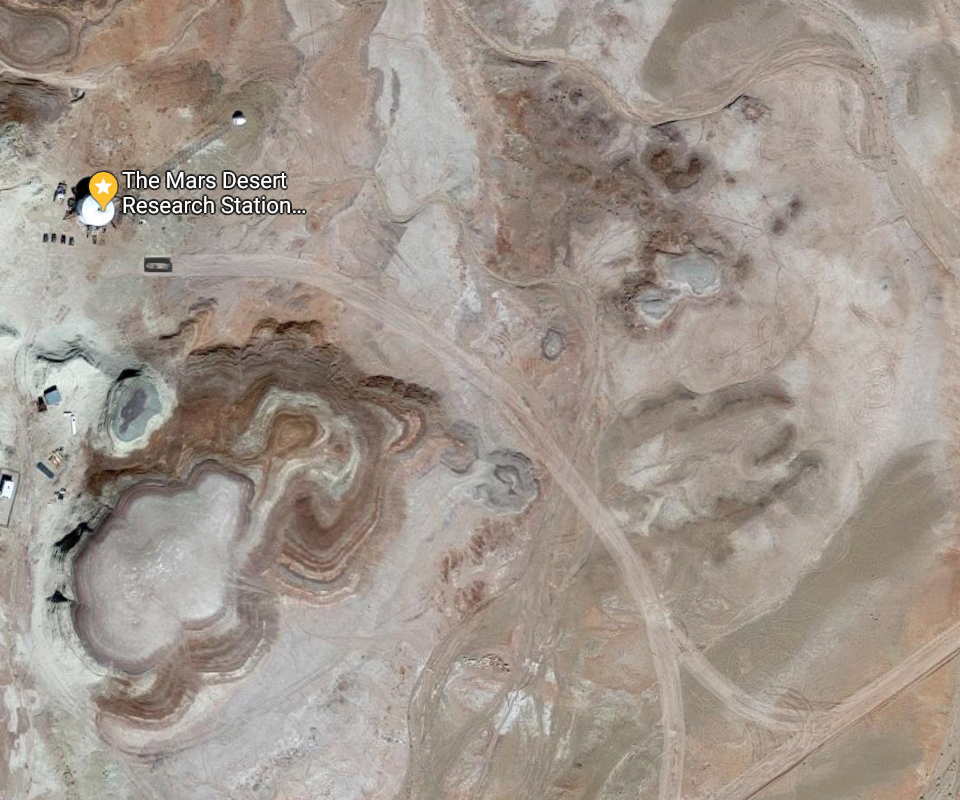
#> input picture autonomous_map_creation/Utah/satellite_local.png, 960 x 800 px
$ python -i map_analysis.py   (imports and definitions only)   (older library calls are emulated)
#> lines starting #> are read from the running program, lines starting #| are printed output that depends on the picture
#> further down, picture is the input picture: shape (800, 960, 3); mean B, G, R 141.7, 150.6, 161.4
# -*- coding: utf-8 -*-
"""
Created on Mon Oct 29 11:15:22 2018

@author: Andy Everitt (aje2g15@soton.ac.uk)
"""

import cv2
import numpy as np
from matplotlib import pyplot as plt
import scipy.interpolate as interp
import utm
from asc2img import get_data


class map_data:
    # [41 lines left out: functions __init__, find_ROI, nothing, display_image, normalise, not called in this run]


def otsu_canny(image, lowrate=0.1):
#> called with lowrate = 0.1
    if len(image.shape) > 2:
        image = cv2.cvtColor(image, cv2.COLOR_BGR2GRAY)
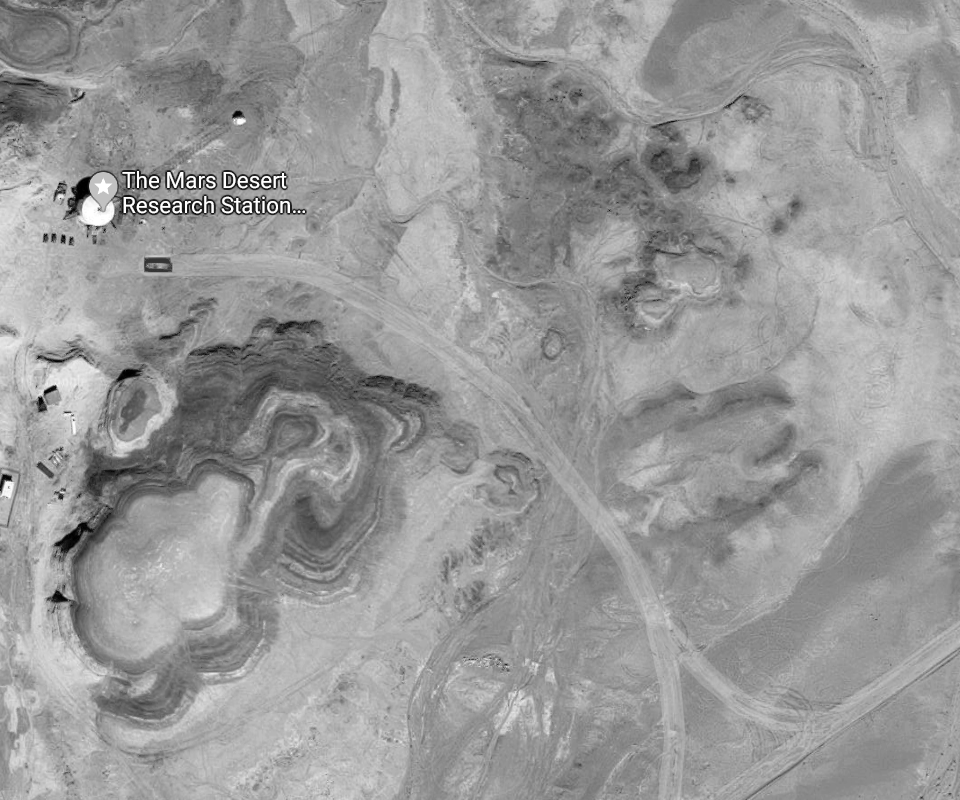
#> image: shape (800, 960); min 0, max 255, mean 152.8

    # Otsu's thresholding
    ret, _ = cv2.threshold(image, thresh=0, maxval=255,
                           type=(cv2.THRESH_BINARY + cv2.THRESH_OTSU))
#> ret = 147
    edged = cv2.Canny(image, threshold1=(ret * lowrate), threshold2=ret)
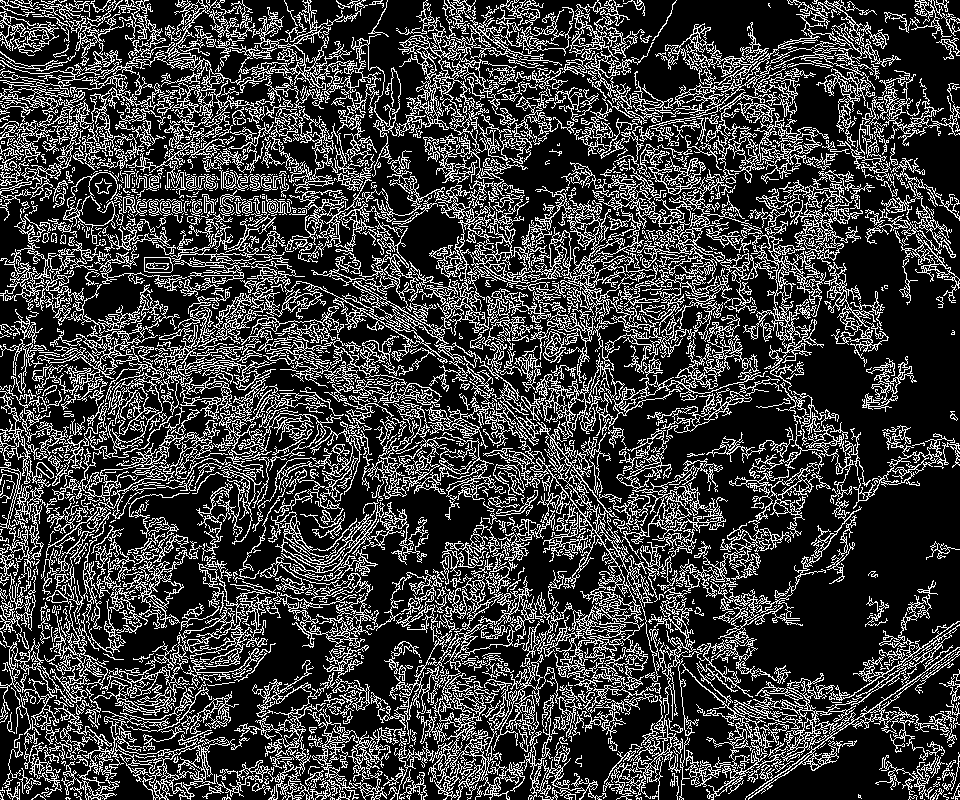
#> edged: shape (800, 960); 24.3% white in thin lines or dots

    # return the edged image
    return edged


# [166 lines left out: functions scale_window, analyse_satellite, image_gradient, utm_2_pixel, create_combined_map, create_drivable_map, not called in this run]


# [163 lines not run here, left out]

>>> import cv2
>>> picture = cv2.imread('Utah/satellite_local.png')
>>> result = otsu_canny(picture)

$ run again, on autonomous_map_creation/Felzenszwalb_Segmentation/test.png
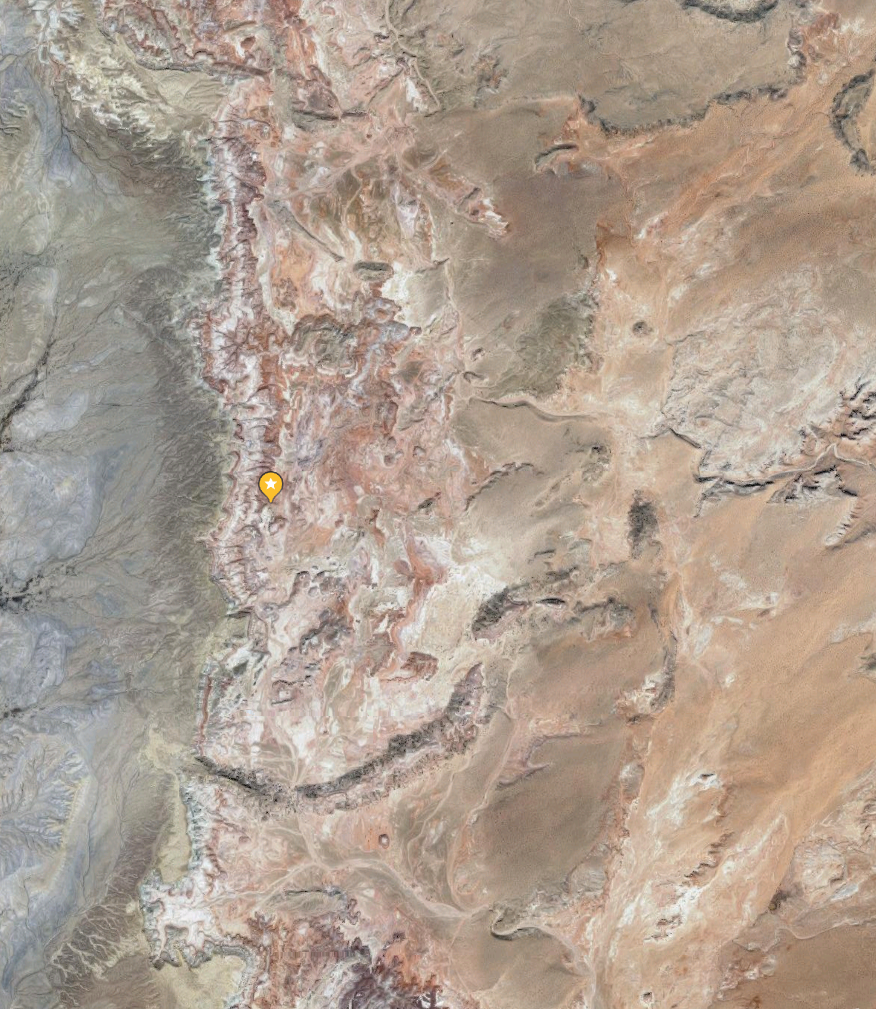
#> input picture autonomous_map_creation/Felzenszwalb_Segmentation/test.png, 876 x 1009 px
#> picture is the input picture: shape (1009, 876, 3); mean B, G, R 144.9, 158.2, 173.6
#> in otsu_canny, `image = cv2.cvtColor(image, cv2.COLOR_BGR2GRAY)`:
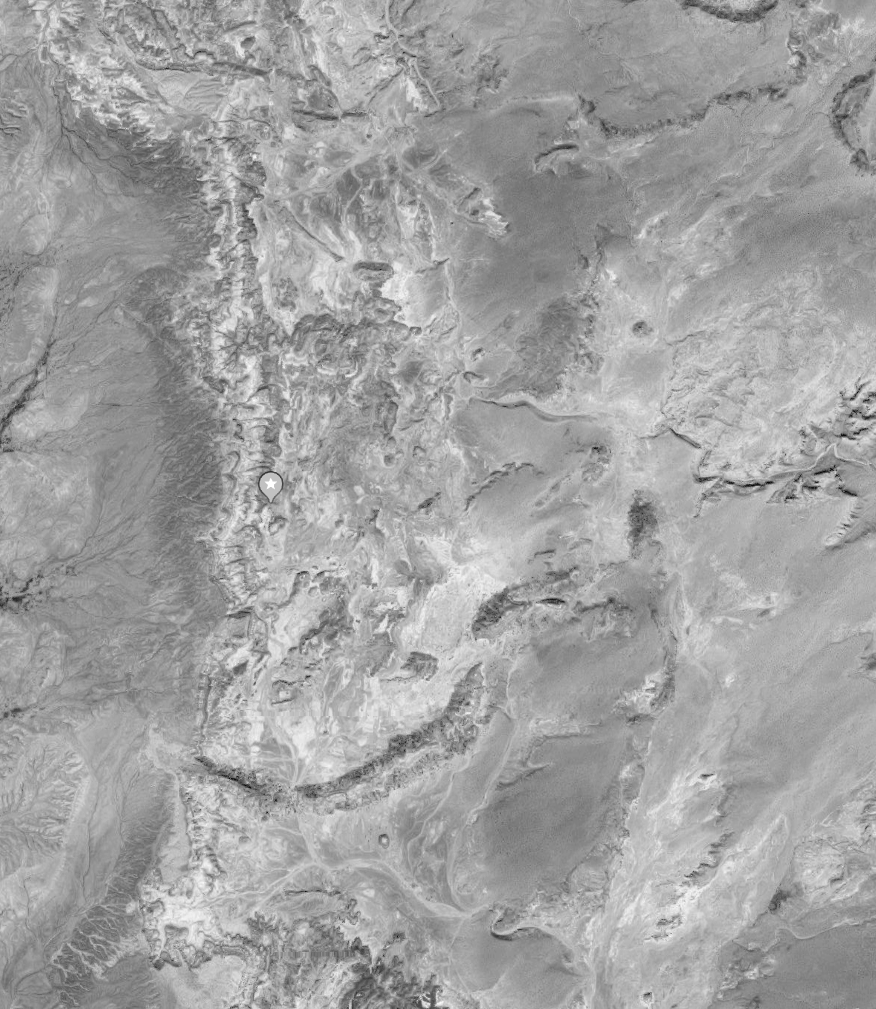
#> image: shape (1009, 876); min 6, max 255, mean 161.3
#> ret = 161
#> in otsu_canny, `edged = cv2.Canny(image, threshold1=(ret * lowrate), threshold2=ret)`:
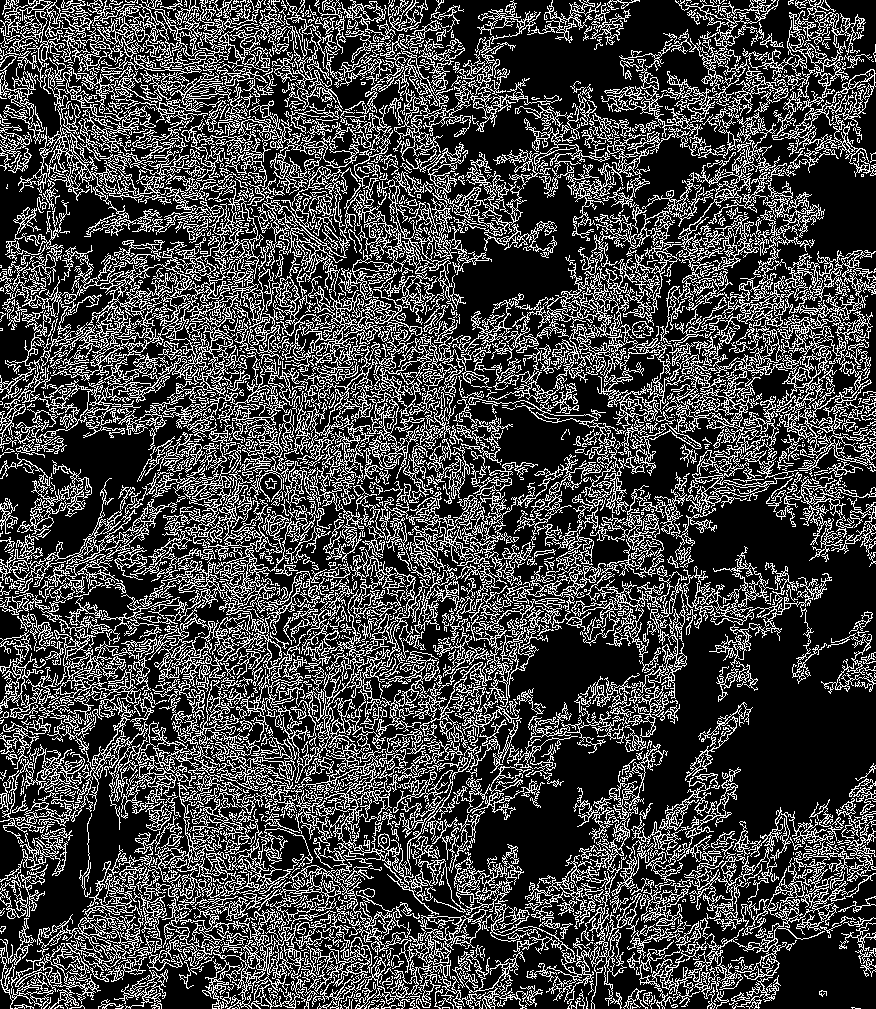
#> edged: shape (1009, 876); 26.5% white in thin lines or dots
